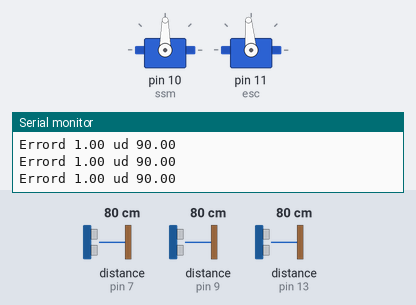
A sketch run on a simulated Arduino Uno, built with avr-gcc and run on an emulated ATmega328P. Shown: 2 × servo, the last lines printed to the serial monitor. Wiring (inferred from the names in the program): 3 × ultrasonic range finder: trigger pin 6, echo pin 7 / trigger pin 8, echo pin 9 / trigger pin 12, echo pin 13. The test bench sets the inputs (shaded band); at power-on: distance to the obstacle (sensors on pin 7, pin 13, pin 9) 80 cm. The echo pulse lasts 58.3 µs per cm.

Above: at 1.2 s.
1.3 s: distance to the obstacle (sensor on pin 7) set to 72 cm
At 1.57 s:
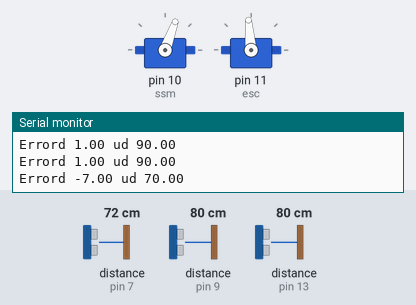
4.3 s: distance to the obstacle (sensor on pin 13) set to 2 cm
At 4.58 s:
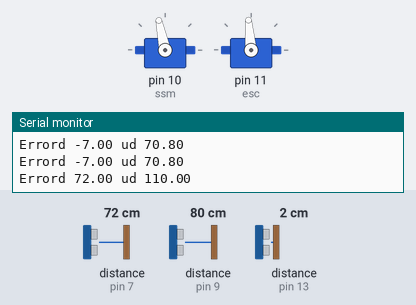
7.3 s: distance to the obstacle (sensor on pin 9) set to 120 cm
10.3 s: distance to the obstacle (sensor on pin 9) set to 2 cm
13.3 s: distance to the obstacle (sensor on pin 7) set to 60 cm
At 13.66 s:
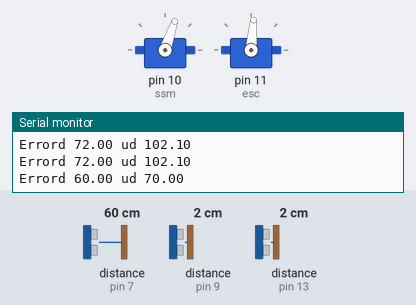
16.3 s: distance to the obstacle (sensor on pin 13) set to 9 cm
At 16.66 s:
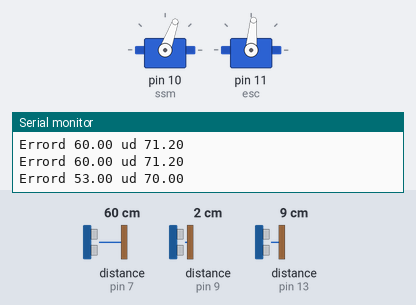
Timing chart, 0 to 20.3 s (numbered marks = the images above; inputs shaded):
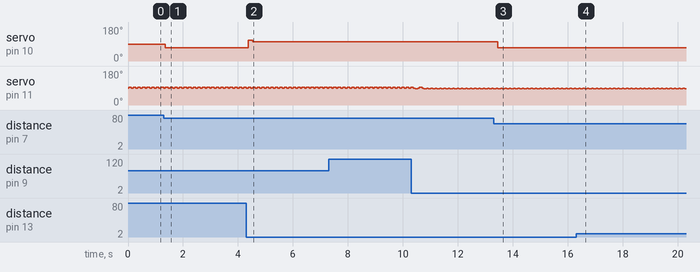

The sketch:

ACC_LKA.ino
```cpp
#include <Servo.h> //define the servo library
#define trigPinA 8
#define echoPinA 9
#define trigPinL 12
#define echoPinL 13
#define trigPinR 6
#define echoPinR 7
Servo ssm; //create an instance of the servo object called ssm
Servo esc; //create an instance of the servo object called esc

float steering,throttle,cycle,PWM_ON; //defining global variables to use later
float x,q=0,p,r=0.9544,xp=0,pp=1,k,xpp=1;
float e = 0, e1 = 0, e2 = 0;
float u=90;
float kp = 6, ki = 5, kd = 5; // Define PID parameters
float k1 = kp + ki + kd;
float k2 = -kp - 2*kd;
float k3 = kd;
int f;
float ed = 0, e1d = 0, e2d = 0;
float ud=90;
float kpd = 4, kid = 0, kdd =0.1 ; // Define PID parameters
float k1d = kpd + kid + kdd;
float k2d = -kpd - 2*kdd;
float k3d = kdd;
int fd;

void setup() {
  Serial.begin(9600); //start serial connection. Uncomment for PC
  ssm.attach(10);    //define that ssm is connected at pin 10
  esc.attach(11);     //define that esc is connected at pin 11
  pinMode(trigPinA, OUTPUT);
  pinMode(echoPinA, INPUT);
  pinMode(trigPinL, OUTPUT);
  pinMode(echoPinL, INPUT);
  pinMode(trigPinR, OUTPUT);
  pinMode(echoPinR, INPUT);
  }

void loop() {
// Add control logic here
  float durationA, durationL, durationR;
  float distanceA, distanceL, distanceR;
  float timeforoneA, timeforoneL, timeforoneR;  //Local variables declaration

  digitalWrite(trigPinA, LOW);
  delayMicroseconds (2);
  digitalWrite(trigPinA, HIGH);
  delayMicroseconds(10);
  digitalWrite(trigPinA, LOW);
  durationA = pulseIn(echoPinA, HIGH);
  timeforoneA= durationA/200;   //Time taken for one shoot of the pulse
  distanceA=((timeforoneA-0.1329)/0.2805);

  delayMicroseconds(500);
  digitalWrite(trigPinL, LOW);
  delayMicroseconds (2);
  digitalWrite(trigPinL, HIGH);
  delayMicroseconds(10);
  digitalWrite(trigPinL, LOW);
  durationL = pulseIn(echoPinL, HIGH);
  timeforoneL= durationL/200;
  distanceL=(timeforoneL-0.2006)/0.2855;//Time taken for one shoot of the pulse

  delayMicroseconds(500);
  digitalWrite(trigPinR, LOW);
  delayMicroseconds (2);
  digitalWrite(trigPinR, HIGH);
  delayMicroseconds(10);
  digitalWrite(trigPinR, LOW);
  durationR = pulseIn(echoPinR, HIGH);
  timeforoneR= durationR/200;
  distanceR=(timeforoneR-0.0002)/0.2852;//Time taken for one shoot of the pulse

  //delayMicroseconds(500);
  //KALMAN FILTER
  //process model
  /* x=xp;
      //prediction update
      p = pp + q
      //measurement update
      k = p / (p + r);  //Kalman Gain
      x = x + k * (timeforone - x); //Measurement estimation
      p = (1 - k) * p;  //Error Co-variance
      xp=x;
      pp=p;*/
   //Distance value after Calibration


    Serial.print("Errord ");
    Serial.print(ed);
    Serial.print(" ");
    Serial.print("ud ");
    Serial.print(ud);
    Serial.println(" ");
    //Condition for display
    /*if(p<=0.15)
    {*/
     ACC(distanceA,distanceL,distanceR);  //Function
    //}

}


void ACC(int distance, int distanceL, int distanceR)  //Calling the function
    {
      e2 = e1;
      e1 = e;
      e = (distance-40);  // Compute current control error
      u = u + k1*e + k2*e1 + k3*e2;
      u=constrain(u,85,95);
      //steering=90;
      //throttle=90;
      e2d = e1d;
      e1d = ed;
      ed = distanceR-distanceL;  // Compute current control error
      ud = ud + k1d*ed + k2d*e1d + k3d*e2d;
      ud=constrain(ud,70,110);
      if(e>-4 && e<4)
      {
        Serial.print("range is on");
        u = 90;
        ud=90;
      }
      if(ed>=-3 && ed<=3)
      {
        ud=90;
      }
      setVehicle(ud,u);
      delay(100);
      setVehicle(ud,90);
      delay(50);
      if (u<90)
          {
          f=-1;
          }
      else if(u==90)
         {
         f=0;
         }
      else
      {
        f=1;
      }
   }
//********************** Vehicle Control **********************//
//***************** Do not change below part *****************//
void setVehicle(int s, int v)
{
  s=min(max(0,s),180);  //saturate steering command
  v=min(max(75,v),105); //saturate velocity command
  ssm.write(s); //write steering value to steering servo
  esc.write(v); //write velocity value to the ESC unit
}
//***************** Do not change above part *****************//
```

Measured:
- the behaviour switches between 76 and 75 cm on distance to the obstacle (sensor on pin 7) (found by bisection; images 0 and 1)
- after the input at 1.3 s, servo on pin 10 (ssm): 90° → 70° after 0.06 s
- after the input at 4.3 s, servo on pin 10 (ssm): 70° → 110° after 0.07 s, → 102° 0.16 s later
- after the input at 13.3 s, servo on pin 10 (ssm): 102° → 70° after 0.15 s, → 71° 0.16 s later
- after the input at 16.3 s, servo on pin 10 (ssm): 71° → 70° after 0.15 s
- by itself, servo on pin 11 (esc): alternates 90° for 0.06 s and 85° for 0.10 s
